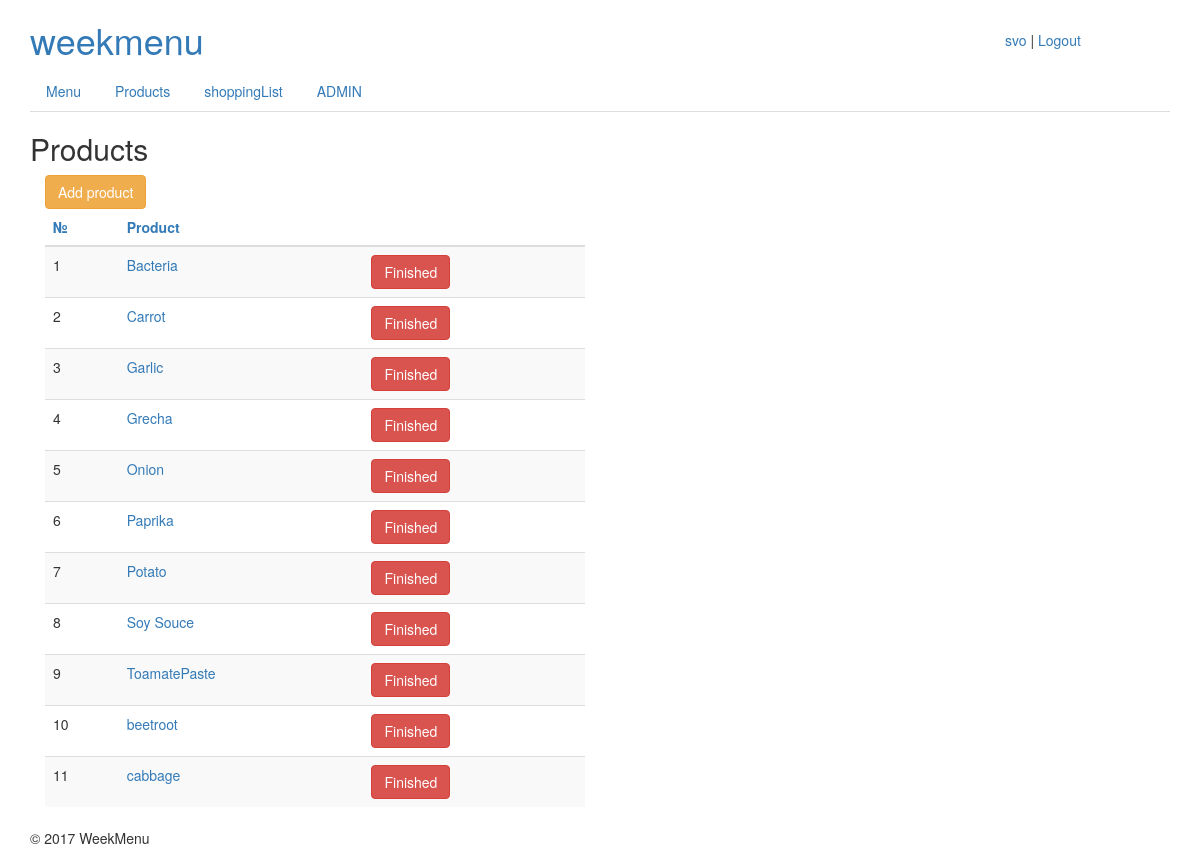
The page /products/ (signed in) on the database as committed earlier.
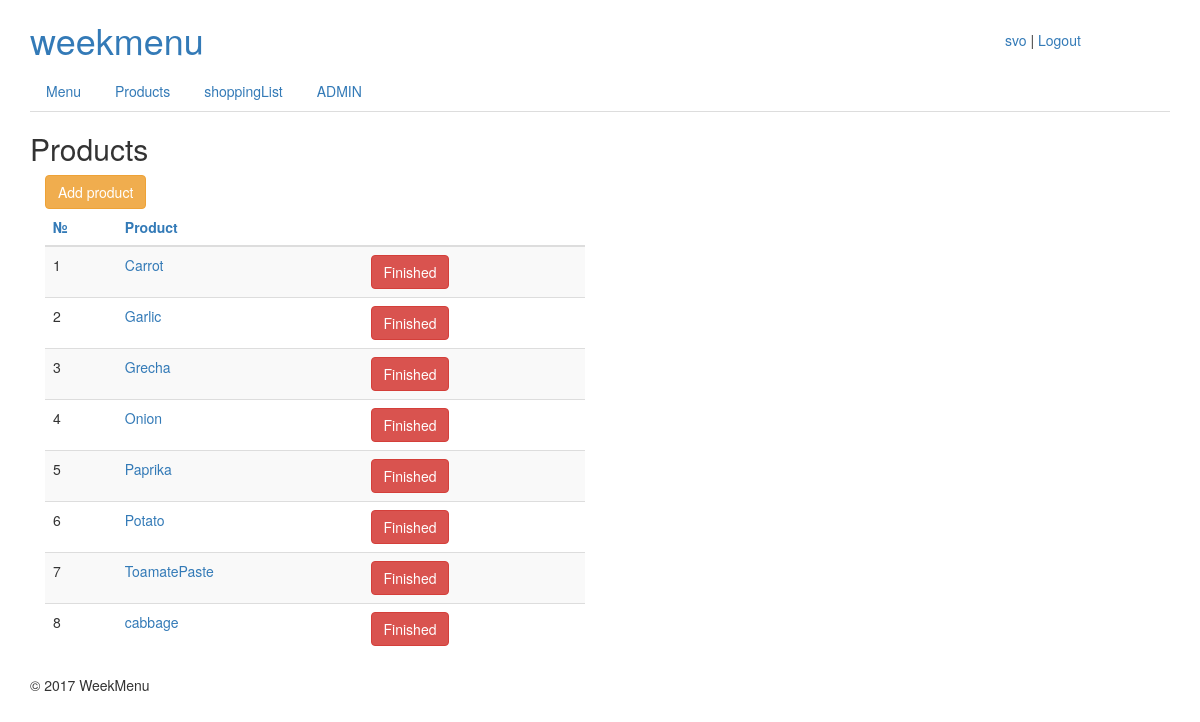
The same page on the database as committed later.
### w_menu/models.py (models this page shows, shortened)
class Product(models.Model):
    class Meta(object):
        verbose_name = 'Product'
        verbose_name_plural = 'Products'
    title = models.CharField(
        max_length=256,
        blank=True,
        verbose_name='product'
    )
    available = models.BooleanField(
        verbose_name='available'
    )
    notes = models.TextField(
        blank=True,
        null=True,
        verbose_name='notes'
    )

### w_menu/views.py (the view)
# urls.py: url(r'^products/$', ProductsView.as_view(), name='products'),
@method_decorator(login_required, name='dispatch')
class ProductsView(ListView):
    template_name = 'products.html'
    ordering = ['title']
    try:
        queryset = Product.objects.filter(available=True)
    except ObjectDoesNotExist:
        pass

### w_menu/templates/products.html (shortened to what this page needs)
{% extends 'base.html' %}
{% block title %}Products{% endblock title %}
{% block content %}
{% if not object_list %}
<div class="alert alert-warning">
Products are absent. Please, adв<a href="{% url 'add_product' %}">Add product</a>
</div>
{% else %}
<div class="col-xs-6">
    <a href="{% url 'add_product' %}"> <button type="button" class="btn btn-warning">Add product</button> </a>
    <table class="table table-hover table-striped">
        <thead>
            <tr>
                <th><a href="#">№</a> </th>
                <th><a href="#">Product</a></th>
                <th></th>
            </tr>
        </thead>
        <tbody>
        {% for product in object_list %}
        <tr>
            <td>{{ forloop.counter }}</td>
            <td><a title="" href="#">{{ product.title }}</td>
            <td><button type="button" class="btn btn-danger">Finished</button></td>
        </tr>
        {% endfor %}
        </tbody>
    </table>
</div>
{% endif %}
{% endblock content %}

Rows that differ between the two databases and show on the page:
no longer on this page (row edited): Product: title "Bacteria"
no longer on this page (row edited): Product: title "Soy Souce"
no longer on this page (row edited): Product: title "beetroot"
